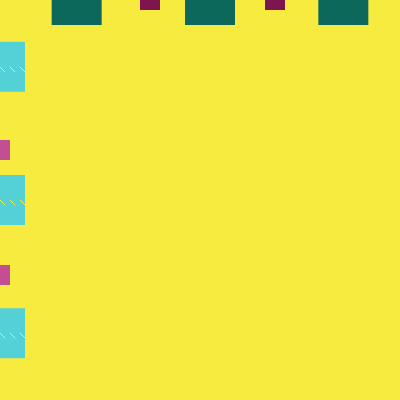
Frame 1 (no input)
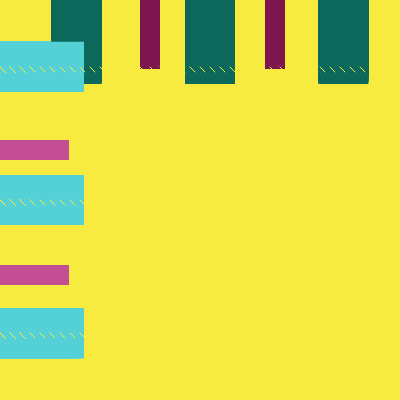
Frame 60 (no input)
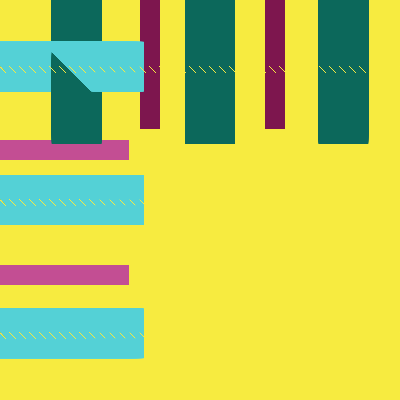
Frame 120 (the mouse pressed at the canvas centre since frame 60)

The p5.js sketch that drew these frames (run headless with seeded random() and noise() and a simulated clock; from frame 60 on, the mouse is pressed at the canvas centre):

// p5.js sketch
// ── sketch.js

///////////////////////////////////
// Personal Tartan
///////////////////////////////////



///////////////
// declare globals
///////////////

let numgrid = 10;
let speed = 1;
let greenW = 1.25;
let redW = .5;

let greenStripesV = [];
let greenStripesH = [];

let redStripesV = [];
let redStripesH = [];

let dashes1 = [];
let dashes2 = [];
let dashes3 = [];
let dashpad = 10;


let linepad = 10;

////Setup


function setup() {
  createCanvas(400, 400);
  
   //draw background here to create layers 
    background(247, 235, 64);
  
  
  	//draw vertical green stripes
   	for (let i = 0; i < 3; i++){
      let x = 10+ width/6 + i*(width/3);
      let y = 0
      greenStripesV[i] = new Stripe(x, y, greenW, 0, 1, 12, 104, 91);
    }
  
		//draw horizontal green stripes
   	for (let i = 0; i < 3; i++){
      let x = 0 
      let y = width/6 + i*(width/3);
      greenStripesH[i] = new Stripe(x, y, greenW, 1, 0, 84, 209, 214);
    }
  
   //draw vertical red stripes
  	for (let i = 0; i < 2; i++){
      let x = 150 + i*125;
      let y = 0
      redStripesV[i] = new Stripe(x, y, redW, 0, 1, 125, 22, 78);
    }
  
   //draw horizontal red stripes
   	for (let i = 0; i < 2; i++){
      let x = 0 
      let y = 150 + i*125;
      redStripesH[i] = new Stripe(x, y, redW, 1, 0, 195, 78, 147);
    }
  
  //dashes 1
    for (let i = 0; i < 100; i++){
      let x = 0 + i*dashpad;
      let y = 200;
      dashes1[i] = new Dash(x,y);
    }
  //dashes 2
    for (let i = 0; i < 100; i++){
      let x = 0 + i*dashpad;
      let y = 333;
      dashes2[i] = new Dash(x,y);
    }
      
  //dashes 3
   for (let i = 0; i < 100; i++){
      let x = 0 + i*dashpad;
      let y = 67;
      dashes3[i] = new Dash(x,y);
    }
  
}



///Draw


function draw() {

  
  
 
//   //draw grid
//   for(i = 0; i< numgrid; i++){
//     strokeWeight(5);
//     line((width/numgrid)*i, 0, (width/numgrid)*i, height);
//   }
  
//   for(i = 0; i<10; i++){
//     strokeWeight(5);
//     line(0, (height/numgrid)*i, width, (height/numgrid)*i); 
//   }
  
   
 

  
  //draw green stripes

	//vertical  
   for (let i = 0; i < greenStripesV.length; i++){
   	 greenStripesV[i].show(); 
  	 greenStripesV[i].move();
	 }
  
   for (let i = 0; i < greenStripesV.length; i++){
   	 greenStripesH[i].show(); 
  	 greenStripesH[i].move();
	 }
  
  //red stripes
   for (let i = 0; i < redStripesV.length; i++){
   	 redStripesV[i].show(); 
  	 redStripesV[i].move();
	 }
  
	 for (let i = 0; i < redStripesH.length; i++){
	 redStripesH[i].show(); 
	 redStripesH[i].move();
	 }
  
  
////draw dashes
  for (let i = 0; i < dashes1.length; i++){
   dashes1[i].show(); 
 	}
  
   for (let i = 0; i < dashes1.length; i++){
   dashes2[i].show(); 
 	}
  
   for (let i = 0; i < dashes1.length; i++){
   dashes3[i].show(); 
 	}
  

}

///////////////////
// Classes
//////////////////

class Stripe {
  
  //make the stripe
  constructor(x,y, w, speedx, speedy, r, g, b) {
    this.x = x;
    this.y = y;
    this.w = w;
    this.speedx = speedx;
    this.speedy = speedy;
    this.c = color(r, g, b);
  }
  
  //show the square
  show(){
    noStroke(0);
    fill(this.c);
    rectMode(CENTER);
    rect(this.x, this.y, (height/numgrid)* this.w, (height/numgrid)* this.w); 
  }
  
  move(){
    this.y = this.y + this.speedy;
    this.x = this.x + this.speedx;
	}
  
  
}


//dashes
class Dash {
   
  constructor(x,y) {
    this.x = x;
    this.y = y;
  }
  
  show(){
  	stroke(247, 235, 64);
  	line(this.x, this.y, this.x+5, this.y+5);
  }
  
}
